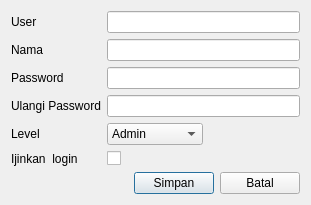
<?xml version="1.0" encoding="UTF-8"?>
<ui version="4.0">
 <class>PustakawanEditor</class>
 <widget class="QDialog" name="PustakawanEditor">
  <property name="geometry">
   <rect>
    <x>0</x>
    <y>0</y>
    <width>311</width>
    <height>194</height>
   </rect>
  </property>
  <property name="windowTitle">
   <string>Dialog</string>
  </property>
  <layout class="QVBoxLayout" name="verticalLayout">
   <item>
    <layout class="QFormLayout" name="formLayout">
     <item row="0" column="0">
      <widget class="QLabel" name="label">
       <property name="text">
        <string>User</string>
       </property>
      </widget>
     </item>
     <item row="0" column="1">
      <widget class="QLineEdit" name="userEdit"/>
     </item>
     <item row="1" column="0">
      <widget class="QLabel" name="label_2">
       <property name="text">
        <string>Nama</string>
       </property>
      </widget>
     </item>
     <item row="1" column="1">
      <widget class="QLineEdit" name="namaEdit"/>
     </item>
     <item row="2" column="0">
      <widget class="QLabel" name="label_3">
       <property name="text">
        <string>Password</string>
       </property>
      </widget>
     </item>
     <item row="2" column="1">
      <widget class="QLineEdit" name="passwordEdit">
       <property name="echoMode">
        <enum>QLineEdit::Password</enum>
       </property>
      </widget>
     </item>
     <item row="3" column="0">
      <widget class="QLabel" name="label_4">
       <property name="text">
        <string>Ulangi Password</string>
       </property>
      </widget>
     </item>
     <item row="3" column="1">
      <widget class="QLineEdit" name="password2Edit">
       <property name="echoMode">
        <enum>QLineEdit::Password</enum>
       </property>
      </widget>
     </item>
     <item row="4" column="0">
      <widget class="QLabel" name="label_6">
       <property name="text">
        <string>Level</string>
       </property>
      </widget>
     </item>
     <item row="4" column="1">
      <layout class="QHBoxLayout" name="horizontalLayout_2">
       <item>
        <widget class="QComboBox" name="levelCombo">
         <item>
          <property name="text">
           <string>Admin</string>
          </property>
         </item>
         <item>
          <property name="text">
           <string>Pustakawan</string>
          </property>
         </item>
        </widget>
       </item>
       <item>
        <spacer name="horizontalSpacer_2">
         <property name="orientation">
          <enum>Qt::Horizontal</enum>
         </property>
         <property name="sizeHint" stdset="0">
          <size>
           <width>40</width>
           <height>20</height>
          </size>
         </property>
        </spacer>
       </item>
      </layout>
     </item>
     <item row="5" column="0">
      <widget class="QLabel" name="label_5">
       <property name="text">
        <string>Ijinkan  login</string>
       </property>
      </widget>
     </item>
     <item row="5" column="1">
      <widget class="QCheckBox" name="loginCBox">
       <property name="text">
        <string/>
       </property>
      </widget>
     </item>
    </layout>
   </item>
   <item>
    <layout class="QHBoxLayout" name="horizontalLayout">
     <item>
      <spacer name="horizontalSpacer">
       <property name="orientation">
        <enum>Qt::Horizontal</enum>
       </property>
       <property name="sizeHint" stdset="0">
        <size>
         <width>40</width>
         <height>20</height>
        </size>
       </property>
      </spacer>
     </item>
     <item>
      <widget class="QPushButton" name="simpanButton">
       <property name="text">
        <string>Simpan</string>
       </property>
      </widget>
     </item>
     <item>
      <widget class="QPushButton" name="batalButton">
       <property name="text">
        <string>Batal</string>
       </property>
      </widget>
     </item>
    </layout>
   </item>
  </layout>
 </widget>
 <resources/>
 <connections>
  <connection>
   <sender>batalButton</sender>
   <signal>clicked()</signal>
   <receiver>PustakawanEditor</receiver>
   <slot>reject()</slot>
   <hints>
    <hint type="sourcelabel">
     <x>237</x>
     <y>147</y>
    </hint>
    <hint type="destinationlabel">
     <x>219</x>
     <y>165</y>
    </hint>
   </hints>
  </connection>
 </connections>
</ui>
